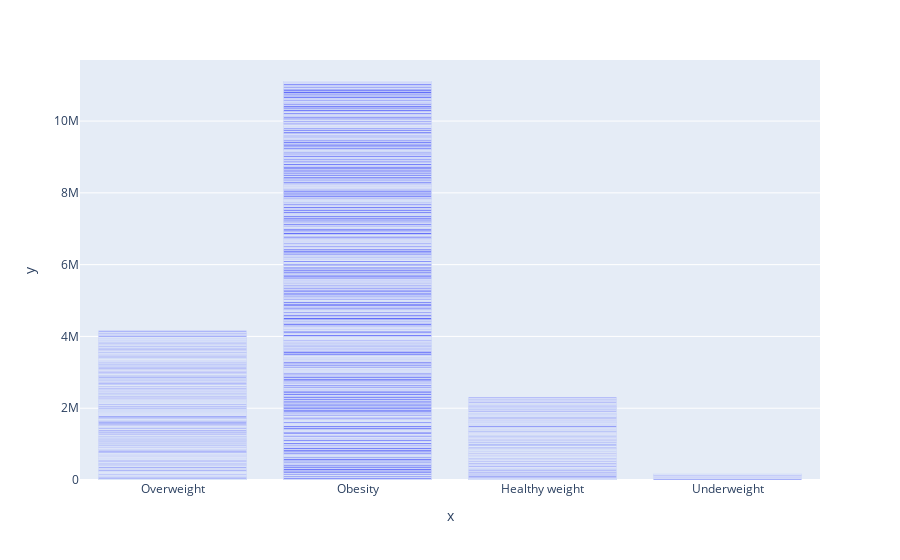

The notebook cell this image was saved under:
### Code cell
px.bar(x= df['bmi_group'], y=df['charges'])

### Figure 1 — Plotly figure (JSON) as saved in the notebook; plotly's stock layout.template omitted (floating-point values rounded to 4 significant figures; data arrays with more than 128 entries replaced by an {"elided": "..."} marker saying what was removed)
{"data": [{"alignmentgroup": "True", "hovertemplate": "x=%{x}<br>y=%{y}<extra></extra>", "legendgroup": "", "marker": {"color": "#636efa"}, "name": "", "offsetgroup": "", "orientation": "v", "showlegend": false, "textposition": "auto", "type": "bar", "x": {"elided": "1338 str values"}, "xaxis": "x", "y": {"elided": "1338 float values"}, "yaxis": "y"}], "layout": {"barmode": "relative", "legend": {"tracegroupgap": 0}, "margin": {"t": 60}, "xaxis": {"anchor": "y", "domain": [0, 1], "title": {"text": "x"}}, "yaxis": {"anchor": "x", "domain": [0, 1], "title": {"text": "y"}}}}
